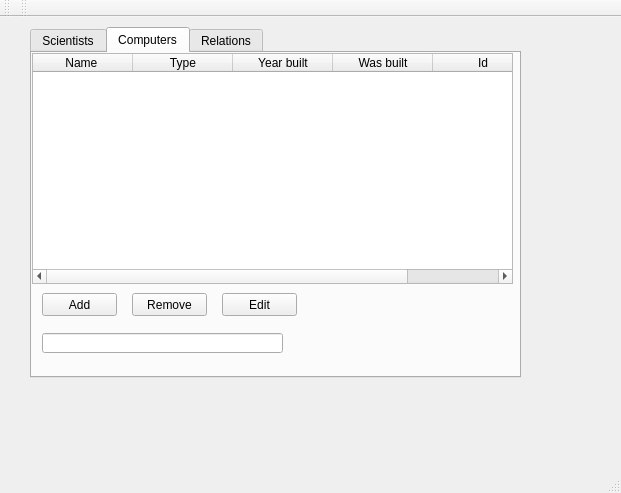
<?xml version="1.0" encoding="UTF-8"?>
<ui version="4.0">
 <class>MainWindow</class>
 <widget class="QMainWindow" name="MainWindow">
  <property name="geometry">
   <rect>
    <x>0</x>
    <y>0</y>
    <width>621</width>
    <height>493</height>
   </rect>
  </property>
  <property name="windowTitle">
   <string>MainWindow</string>
  </property>
  <widget class="QWidget" name="centralWidget">
   <widget class="QTabWidget" name="tabWidget">
    <property name="geometry">
     <rect>
      <x>30</x>
      <y>10</y>
      <width>491</width>
      <height>351</height>
     </rect>
    </property>
    <property name="currentIndex">
     <number>1</number>
    </property>
    <widget class="QWidget" name="Scientists">
     <attribute name="title">
      <string>Scientists</string>
     </attribute>
     <widget class="QPushButton" name="removeScientist">
      <property name="geometry">
       <rect>
        <x>100</x>
        <y>240</y>
        <width>75</width>
        <height>23</height>
       </rect>
      </property>
      <property name="text">
       <string>Remove</string>
      </property>
     </widget>
     <widget class="QPushButton" name="addScientist">
      <property name="geometry">
       <rect>
        <x>10</x>
        <y>240</y>
        <width>75</width>
        <height>23</height>
       </rect>
      </property>
      <property name="text">
       <string>Add</string>
      </property>
     </widget>
     <widget class="QLineEdit" name="SearchScientist">
      <property name="geometry">
       <rect>
        <x>10</x>
        <y>280</y>
        <width>241</width>
        <height>20</height>
       </rect>
      </property>
     </widget>
     <widget class="QTableWidget" name="Scientist_table">
      <property name="geometry">
       <rect>
        <x>0</x>
        <y>0</y>
        <width>491</width>
        <height>231</height>
       </rect>
      </property>
      <property name="editTriggers">
       <set>QAbstractItemView::NoEditTriggers</set>
      </property>
      <property name="selectionBehavior">
       <enum>QAbstractItemView::SelectRows</enum>
      </property>
      <property name="sortingEnabled">
       <bool>true</bool>
      </property>
      <attribute name="horizontalHeaderHighlightSections">
       <bool>true</bool>
      </attribute>
      <attribute name="verticalHeaderVisible">
       <bool>false</bool>
      </attribute>
      <column>
       <property name="text">
        <string>Name</string>
       </property>
      </column>
      <column>
       <property name="text">
        <string>Gender</string>
       </property>
      </column>
      <column>
       <property name="text">
        <string>Year born</string>
       </property>
      </column>
      <column>
       <property name="text">
        <string>Year died</string>
       </property>
      </column>
      <column>
       <property name="text">
        <string>ID</string>
       </property>
      </column>
      <column>
       <property name="text">
        <string/>
       </property>
      </column>
     </widget>
     <widget class="QPushButton" name="Scientist_Edit">
      <property name="geometry">
       <rect>
        <x>190</x>
        <y>240</y>
        <width>75</width>
        <height>23</height>
       </rect>
      </property>
      <property name="text">
       <string>Edit</string>
      </property>
     </widget>
    </widget>
    <widget class="QWidget" name="Computers">
     <attribute name="title">
      <string>Computers</string>
     </attribute>
     <widget class="QPushButton" name="addComputer">
      <property name="geometry">
       <rect>
        <x>10</x>
        <y>240</y>
        <width>75</width>
        <height>23</height>
       </rect>
      </property>
      <property name="text">
       <string>Add</string>
      </property>
     </widget>
     <widget class="QPushButton" name="removeComputer">
      <property name="geometry">
       <rect>
        <x>100</x>
        <y>240</y>
        <width>75</width>
        <height>23</height>
       </rect>
      </property>
      <property name="text">
       <string>Remove</string>
      </property>
     </widget>
     <widget class="QLineEdit" name="SearchComputer">
      <property name="geometry">
       <rect>
        <x>10</x>
        <y>280</y>
        <width>241</width>
        <height>20</height>
       </rect>
      </property>
     </widget>
     <widget class="QTableWidget" name="Computer_table">
      <property name="geometry">
       <rect>
        <x>0</x>
        <y>0</y>
        <width>481</width>
        <height>231</height>
       </rect>
      </property>
      <property name="sortingEnabled">
       <bool>true</bool>
      </property>
      <column>
       <property name="text">
        <string>Name </string>
       </property>
      </column>
      <column>
       <property name="text">
        <string>Type</string>
       </property>
      </column>
      <column>
       <property name="text">
        <string>Year built</string>
       </property>
      </column>
      <column>
       <property name="text">
        <string>Was built</string>
       </property>
      </column>
      <column>
       <property name="text">
        <string>Id</string>
       </property>
      </column>
     </widget>
     <widget class="QPushButton" name="Computer_edit">
      <property name="geometry">
       <rect>
        <x>190</x>
        <y>240</y>
        <width>75</width>
        <height>23</height>
       </rect>
      </property>
      <property name="text">
       <string>Edit</string>
      </property>
     </widget>
    </widget>
    <widget class="QWidget" name="Relations">
     <attribute name="title">
      <string>Relations</string>
     </attribute>
     <widget class="QLineEdit" name="lineEdit_3">
      <property name="geometry">
       <rect>
        <x>20</x>
        <y>270</y>
        <width>241</width>
        <height>20</height>
       </rect>
      </property>
     </widget>
     <widget class="QPushButton" name="pushButton_5">
      <property name="geometry">
       <rect>
        <x>120</x>
        <y>230</y>
        <width>75</width>
        <height>23</height>
       </rect>
      </property>
      <property name="text">
       <string>Remove</string>
      </property>
     </widget>
     <widget class="QPushButton" name="addRelation">
      <property name="geometry">
       <rect>
        <x>20</x>
        <y>230</y>
        <width>75</width>
        <height>23</height>
       </rect>
      </property>
      <property name="text">
       <string>Add</string>
      </property>
     </widget>
     <widget class="QTableWidget" name="Relation_table">
      <property name="geometry">
       <rect>
        <x>0</x>
        <y>0</y>
        <width>481</width>
        <height>221</height>
       </rect>
      </property>
      <column>
       <property name="text">
        <string>Scientist_id</string>
       </property>
      </column>
      <column>
       <property name="text">
        <string>Scientist_name</string>
       </property>
      </column>
      <column>
       <property name="text">
        <string>Computer_id</string>
       </property>
      </column>
      <column>
       <property name="text">
        <string>Computer_id</string>
       </property>
      </column>
     </widget>
    </widget>
   </widget>
  </widget>
  <widget class="QToolBar" name="mainToolBar">
   <attribute name="toolBarArea">
    <enum>TopToolBarArea</enum>
   </attribute>
   <attribute name="toolBarBreak">
    <bool>false</bool>
   </attribute>
  </widget>
  <widget class="QStatusBar" name="statusBar"/>
  <widget class="QToolBar" name="toolBar">
   <property name="windowTitle">
    <string>toolBar</string>
   </property>
   <attribute name="toolBarArea">
    <enum>TopToolBarArea</enum>
   </attribute>
   <attribute name="toolBarBreak">
    <bool>false</bool>
   </attribute>
  </widget>
 </widget>
 <layoutdefault spacing="6" margin="11"/>
 <resources/>
 <connections/>
</ui>
